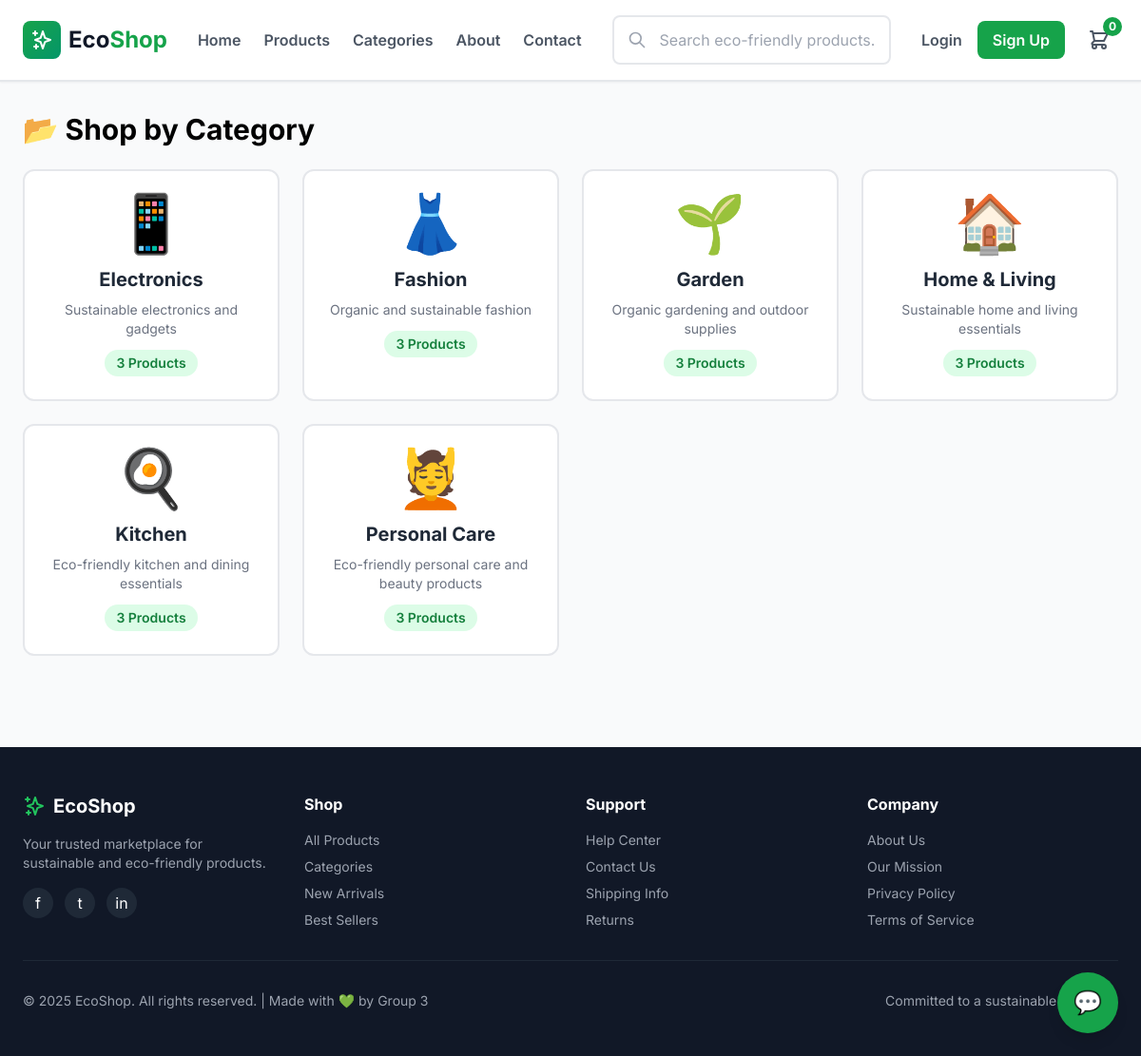
Page /products/categories/ on the committed database.
### products/models.py (models this page shows, shortened)
class Category(models.Model):
    name = models.CharField(max_length=100, unique=True)
    slug = models.SlugField(max_length=100, unique=True, blank=True)
    icon = models.CharField(max_length=10, default='📦')  # Emoji icon
    description = models.TextField(blank=True)
    image = models.ImageField(upload_to='categories/', blank=True, null=True)
    created_at = models.DateTimeField(auto_now_add=True)
    updated_at = models.DateTimeField(auto_now=True)
    class Meta:
        verbose_name = 'Category'
        verbose_name_plural = 'Categories'
        ordering = ['name']

### products/views.py (the view)
# urls.py: path('categories/', views.CategoryListView.as_view(), name='category_list'),
class CategoryListView(ListView):
    model = Category
    template_name = 'products/category_list.html'
    context_object_name = 'categories'

### core/context_processors.py (called while the page is built)
def cart_count(request):
    cart_count = 0
    if request.user.is_authenticated:
        try:
            cart = Cart.objects.get(user=request.user)
            cart_count = cart.total_items
        except Cart.DoesNotExist:
            cart_count = 0
    elif 'cart_session_key' in request.session:
        try:
            cart = Cart.objects.get(session_key=request.session['cart_session_key'])
            cart_count = cart.total_items
        except Cart.DoesNotExist:
            cart_count = 0
    return {
        'cart_count': cart_count
    }

### templates/products/category_list.html (shortened to what this page needs)
{% extends 'base.html' %}
{% block content %}
<div class="max-w-7xl mx-auto px-6 py-8">
    <h1 class="text-3xl font-bold mb-6">📂 Shop by Category</h1>
    <div class="grid grid-cols-2 md:grid-cols-3 lg:grid-cols-4 gap-6">
        {% for category in categories %}
        <a href="{% url 'products:category_products' category.slug %}"
           class="bg-white rounded-xl border-2 border-gray-200 hover:border-green-500 hover:shadow-xl transition-all p-6 text-center group">
            <div class="text-6xl mb-4">{{ category.icon|default:"📦" }}</div>
            <h3 class="font-bold text-xl text-gray-800 group-hover:text-green-600 mb-2">{{ category.name }}</h3>
            <p class="text-gray-500 text-sm mb-3">{{ category.description|truncatewords:10 }}</p>
            <span class="inline-block bg-green-100 text-green-700 px-3 py-1 rounded-full text-sm font-semibold">
                {{ category.products.count }} Products
            </span>
        </a>
        {% empty %}
        <div class="col-span-4 text-center py-12">
            <div class="text-6xl mb-4">📂</div>
            <p class="text-gray-500">No categories available yet.</p>
        </div>
        {% endfor %}
    </div>
</div>
{% endblock %}

### templates/base.html (style rules this page uses)
* { font-family: 'Inter', sans-serif; }

### rows in the picture
Category: icon "📱", name "Electronics", description "Sustainable electronics and gadgets", products.count "3"
Category: icon "👗", name "Fashion", description "Organic and sustainable fashion", products.count "3"
Category: icon "🌱", name "Garden", description "Organic gardening and outdoor supplies", products.count "3"
Category: icon "🏠", name "Home & Living", description "Sustainable home and living essentials", products.count "3"
Category: icon "🍳", name "Kitchen", description "Eco-friendly kitchen and dining essentials", products.count "3"
Category: icon "💆", name "Personal Care", description "Eco-friendly personal care and beauty products", products.count "3"

### other values in the picture
{{ cart_count|default:0 }} "0"
